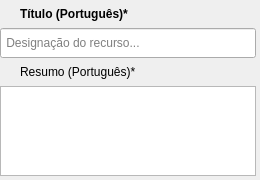
          <widget class="QFrame" name="group">
           <property name="focusPolicy">
            <enum>Qt::ClickFocus</enum>
           </property>
           <layout class="QVBoxLayout" name="verticalLayout_2">
            <property name="spacing">
             <number>4</number>
            </property>
            <property name="leftMargin">
             <number>0</number>
            </property>
            <property name="topMargin">
             <number>4</number>
            </property>
            <property name="rightMargin">
             <number>4</number>
            </property>
            <property name="bottomMargin">
             <number>4</number>
            </property>
            <item>
             <widget class="QWidget" name="widget" native="true">
              <layout class="QHBoxLayout" name="horizontalLayout">
               <property name="spacing">
                <number>0</number>
               </property>
               <property name="margin">
                <number>0</number>
               </property>
               <item>
                <widget class="QPushButton" name="info_label_title">
                 <property name="maximumSize">
                  <size>
                   <width>20</width>
                   <height>20</height>
                  </size>
                 </property>
                 <property name="flat">
                  <bool>true</bool>
                 </property>
                </widget>
               </item>
               <item>
                <widget class="QLabel" name="label_title">
                 <property name="font">
                  <font>
                   <weight>75</weight>
                   <bold>true</bold>
                  </font>
                 </property>
                 <property name="text">
                  <string>Título (Português)*</string>
                 </property>
                </widget>
               </item>
              </layout>
             </widget>
            </item>
            <item>
             <widget class="QgsFilterLineEdit" name="title">
              <property name="minimumSize">
               <size>
                <width>58</width>
                <height>30</height>
               </size>
              </property>
              <property name="placeholderText">
               <string> Designação do recurso...</string>
              </property>
              <property name="qgisRelation" stdset="0">
               <string/>
              </property>
             </widget>
            </item>
            <item>
             <widget class="QWidget" name="widget" native="true">
              <layout class="QHBoxLayout" name="horizontalLayout">
               <property name="spacing">
                <number>0</number>
               </property>
               <property name="margin">
                <number>0</number>
               </property>
               <item>
                <widget class="QPushButton" name="info_label_abstract">
                 <property name="maximumSize">
                  <size>
                   <width>20</width>
                   <height>20</height>
                  </size>
                 </property>
                 <property name="flat">
                  <bool>true</bool>
                 </property>
                </widget>
               </item>
               <item>
                <widget class="QLabel" name="label_abstract">
                 <property name="focusPolicy">
                  <enum>Qt::ClickFocus</enum>
                 </property>
                 <property name="text">
                  <string>Resumo (Português)*</string>
                 </property>
                </widget>
               </item>
              </layout>
             </widget>
            </item>
            <item>
             <widget class="QPlainTextEdit" name="abstract_">
              <property name="minimumSize">
               <size>
                <width>0</width>
                <height>90</height>
               </size>
              </property>
              <property name="maximumSize">
               <size>
                <width>16777215</width>
                <height>90</height>
               </size>
              </property>
              <property name="focusPolicy">
               <enum>Qt::ClickFocus</enum>
              </property>
             </widget>
            </item>
           </layout>
          </widget>
